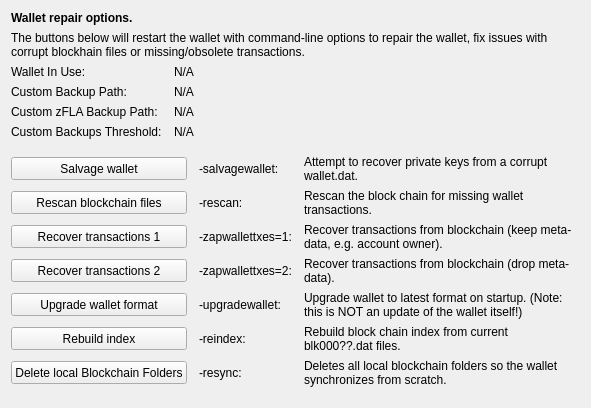
     <widget class="QWidget" name="tab_repair">
      <attribute name="title">
       <string>&amp;Wallet Repair</string>
      </attribute>
      <layout class="QGridLayout" name="gridLayout_4" columnstretch="0,0,0,0">
       <property name="horizontalSpacing">
        <number>12</number>
       </property>
       <item row="0" column="0" colspan="4">
        <widget class="QLabel" name="label_repair_header">
         <property name="font">
          <font>
           <weight>75</weight>
           <bold>true</bold>
          </font>
         </property>
         <property name="text">
          <string>Wallet repair options.</string>
         </property>
        </widget>
       </item>
       <item row="1" column="0" colspan="4">
        <widget class="QLabel" name="label_repair_helptext">
         <property name="font">
          <font>
           <weight>50</weight>
           <bold>false</bold>
          </font>
         </property>
         <property name="text">
          <string>The buttons below will restart the wallet with command-line options to repair the wallet, fix issues with corrupt blockhain files or missing/obsolete transactions.</string>
         </property>
         <property name="wordWrap">
          <bool>true</bool>
         </property>
        </widget>
       </item>
       <item row="2" column="0">
        <widget class="QLabel" name="wallet_path_label">
         <property name="text">
          <string>Wallet In Use:</string>
         </property>
        </widget>
       </item>
       <item row="2" column="1" colspan="3">
        <widget class="QLabel" name="wallet_path">
         <property name="cursor">
          <cursorShape>IBeamCursor</cursorShape>
         </property>
         <property name="text">
          <string>N/A</string>
         </property>
         <property name="textFormat">
          <enum>Qt::PlainText</enum>
         </property>
         <property name="textInteractionFlags">
          <set>Qt::LinksAccessibleByMouse|Qt::TextSelectableByKeyboard|Qt::TextSelectableByMouse</set>
         </property>
        </widget>
       </item>
       <item row="3" column="0">
        <widget class="QLabel" name="wallet_custombackuppath_label">
         <property name="text">
          <string>Custom Backup Path:</string>
         </property>
         <property name="visible">
          <bool>false</bool>
         </property>
        </widget>
       </item>
       <item row="3" column="1" colspan="3">
        <widget class="QLabel" name="wallet_custombackuppath">
         <property name="cursor">
          <cursorShape>IBeamCursor</cursorShape>
         </property>
         <property name="text">
          <string>N/A</string>
         </property>
         <property name="textFormat">
          <enum>Qt::PlainText</enum>
         </property>
         <property name="textInteractionFlags">
          <set>Qt::LinksAccessibleByMouse|Qt::TextSelectableByKeyboard|Qt::TextSelectableByMouse</set>
         </property>
         <property name="visible">
          <bool>false</bool>
         </property>
        </widget>
       </item>
       <item row="4" column="0">
        <widget class="QLabel" name="wallet_customzflabackuppath_label">
         <property name="text">
          <string>Custom zFLA Backup Path:</string>
         </property>
         <property name="visible">
          <bool>false</bool>
         </property>
        </widget>
       </item>
       <item row="4" column="1" colspan="3">
        <widget class="QLabel" name="wallet_customzflabackuppath">
         <property name="cursor">
          <cursorShape>IBeamCursor</cursorShape>
         </property>
         <property name="text">
          <string>N/A</string>
         </property>
         <property name="textFormat">
          <enum>Qt::PlainText</enum>
         </property>
         <property name="textInteractionFlags">
          <set>Qt::LinksAccessibleByMouse|Qt::TextSelectableByKeyboard|Qt::TextSelectableByMouse</set>
         </property>
         <property name="visible">
          <bool>false</bool>
         </property>
        </widget>
       </item>
       <item row="5" column="0">
        <widget class="QLabel" name="wallet_custombackupthreshold_label">
         <property name="text">
          <string>Custom Backups Threshold:</string>
         </property>
         <property name="visible">
          <bool>false</bool>
         </property>
        </widget>
       </item>
       <item row="5" column="1" colspan="3">
        <widget class="QLabel" name="wallet_custombackupthreshold">
         <property name="cursor">
          <cursorShape>IBeamCursor</cursorShape>
         </property>
         <property name="text">
          <string>N/A</string>
         </property>
         <property name="textFormat">
          <enum>Qt::PlainText</enum>
         </property>
         <property name="textInteractionFlags">
          <set>Qt::LinksAccessibleByMouse|Qt::TextSelectableByKeyboard|Qt::TextSelectableByMouse</set>
         </property>
         <property name="visible">
          <bool>false</bool>
         </property>
        </widget>
       </item>
       <item row="6" column="0">
        <spacer name="verticalSpacer_repair1">
         <property name="orientation">
          <enum>Qt::Vertical</enum>
         </property>
         <property name="sizeHint" stdset="0">
          <size>
           <width>10</width>
           <height>10</height>
          </size>
         </property>
        </spacer>
       </item>
       <item row="7" column="0" colspan="2">
        <widget class="QPushButton" name="btn_salvagewallet">
         <property name="minimumSize">
          <size>
           <width>100</width>
           <height>23</height>
          </size>
         </property>
         <property name="text">
          <string>Salvage wallet</string>
         </property>
        </widget>
       </item>
       <item row="7" column="2">
        <widget class="QLabel" name="label_repair_salvage_command">
         <property name="text">
          <string notr="true">-salvagewallet:</string>
         </property>
        </widget>
       </item>
       <item row="7" column="3">
        <widget class="QLabel" name="label_repair_salvage">
         <property name="text">
          <string>Attempt to recover private keys from a corrupt wallet.dat.</string>
         </property>
         <property name="wordWrap">
          <bool>true</bool>
         </property>
        </widget>
       </item>
       <item row="8" column="0" colspan="2">
        <widget class="QPushButton" name="btn_rescan">
         <property name="minimumSize">
          <size>
           <width>100</width>
           <height>23</height>
          </size>
         </property>
         <property name="text">
          <string>Rescan blockchain files</string>
         </property>
        </widget>
       </item>
       <item row="8" column="2">
        <widget class="QLabel" name="label_repair_rescan_command">
         <property name="text">
          <string notr="true">-rescan:</string>
         </property>
        </widget>
       </item>
       <item row="8" column="3">
        <widget class="QLabel" name="label_repair_rescan">
         <property name="text">
          <string>Rescan the block chain for missing wallet transactions.</string>
         </property>
         <property name="wordWrap">
          <bool>true</bool>
         </property>
        </widget>
       </item>
       <item row="9" column="0" colspan="2">
        <widget class="QPushButton" name="btn_zapwallettxes1">
         <property name="minimumSize">
          <size>
           <width>100</width>
           <height>23</height>
          </size>
         </property>
         <property name="text">
          <string>Recover transactions 1</string>
         </property>
        </widget>
       </item>
       <item row="9" column="2">
        <widget class="QLabel" name="label_repair_zap1_command">
         <property name="text">
          <string notr="true">-zapwallettxes=1:</string>
         </property>
        </widget>
       </item>
       <item row="9" column="3">
        <widget class="QLabel" name="label_repair_zap1">
         <property name="text">
          <string>Recover transactions from blockchain (keep meta-data, e.g. account owner).</string>
         </property>
         <property name="wordWrap">
          <bool>true</bool>
         </property>
        </widget>
       </item>
       <item row="10" column="0" colspan="2">
        <widget class="QPushButton" name="btn_zapwallettxes2">
         <property name="minimumSize">
          <size>
           <width>100</width>
           <height>23</height>
          </size>
         </property>
         <property name="text">
          <string>Recover transactions 2</string>
         </property>
        </widget>
       </item>
       <item row="10" column="2">
        <widget class="QLabel" name="label_repair_zap2_command">
         <property name="text">
          <string notr="true">-zapwallettxes=2:</string>
         </property>
        </widget>
       </item>
       <item row="10" column="3">
        <widget class="QLabel" name="label_repair_zap2">
         <property name="text">
          <string>Recover transactions from blockchain (drop meta-data).</string>
         </property>
         <property name="wordWrap">
          <bool>true</bool>
         </property>
        </widget>
       </item>
       <item row="11" column="0" colspan="2">
        <widget class="QPushButton" name="btn_upgradewallet">
         <property name="minimumSize">
          <size>
           <width>100</width>
           <height>23</height>
          </size>
         </property>
         <property name="text">
          <string>Upgrade wallet format</string>
         </property>
        </widget>
       </item>
       <item row="11" column="2">
        <widget class="QLabel" name="label_repair_upgrade_command">
         <property name="text">
          <string notr="true">-upgradewallet:</string>
         </property>
        </widget>
       </item>
       <item row="11" column="3">
        <widget class="QLabel" name="label_repair_upgrade">
         <property name="text">
          <string>Upgrade wallet to latest format on startup. (Note: this is NOT an update of the wallet itself!)</string>
         </property>
         <property name="wordWrap">
          <bool>true</bool>
         </property>
        </widget>
       </item>
       <item row="12" column="0" colspan="2">
        <widget class="QPushButton" name="btn_reindex">
         <property name="minimumSize">
          <size>
           <width>100</width>
           <height>23</height>
          </size>
         </property>
         <property name="text">
          <string>Rebuild index</string>
         </property>
        </widget>
       </item>
       <item row="12" column="2">
        <widget class="QLabel" name="label_repair_reindex_command">
         <property name="text">
          <string notr="true">-reindex:</string>
         </property>
        </widget>
       </item>
       <item row="12" column="3">
        <widget class="QLabel" name="label_repair_reindex">
         <property name="text">
          <string>Rebuild block chain index from current blk000??.dat files.</string>
         </property>
         <property name="wordWrap">
          <bool>true</bool>
         </property>
        </widget>
       </item>
       <item row="13" column="0" colspan="2">
        <widget class="QPushButton" name="btn_resync">
         <property name="minimumSize">
          <size>
           <width>100</width>
           <height>23</height>
          </size>
         </property>
         <property name="text">
          <string>Delete local Blockchain Folders</string>
         </property>
        </widget>
       </item>
       <item row="13" column="2">
        <widget class="QLabel" name="label_repair_resync_command">
         <property name="text">
          <string>-resync:</string>
         </property>
        </widget>
       </item>
       <item row="13" column="3">
        <widget class="QLabel" name="label_repair_resync">
         <property name="text">
          <string>Deletes all local blockchain folders so the wallet synchronizes from scratch.</string>
         </property>
         <property name="wordWrap">
          <bool>true</bool>
         </property>
        </widget>
       </item>
       <item row="14" column="0">
        <spacer name="verticalSpacer_repair2">
         <property name="orientation">
          <enum>Qt::Vertical</enum>
         </property>
         <property name="sizeHint" stdset="0">
          <size>
           <width>20</width>
           <height>10</height>
          </size>
         </property>
        </spacer>
       </item>
      </layout>
     </widget>
